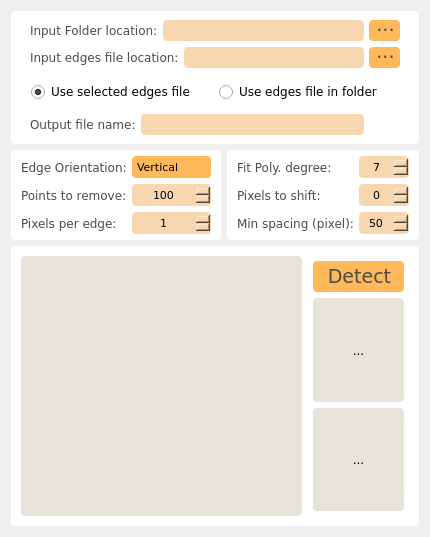
     <widget class="QWidget" name="OpenDEPpopulation_tab">
      <attribute name="title">
       <string>OpenDEP population</string>
      </attribute>
      <layout class="QVBoxLayout" name="verticalLayout_17" stretch="2,2,4">
       <item>
        <widget class="QFrame" name="verticalFrame_3">
         <property name="styleSheet">
          <string notr="true">background-color: rgb(255, 255, 255);
border-radius: 4px;</string>
         </property>
         <layout class="QVBoxLayout" name="verticalLayout_14">
          <item>
           <layout class="QHBoxLayout" name="horizontalLayout_20">
            <property name="spacing">
             <number>5</number>
            </property>
            <property name="leftMargin">
             <number>10</number>
            </property>
            <property name="rightMargin">
             <number>10</number>
            </property>
            <item>
             <widget class="QLabel" name="label_87">
              <property name="font">
               <font>
                <family>Verdana</family>
                <pointsize>9</pointsize>
                <weight>50</weight>
                <italic>false</italic>
                <bold>false</bold>
               </font>
              </property>
              <property name="styleSheet">
               <string notr="true">color: rgb(75, 75, 75);</string>
              </property>
              <property name="text">
               <string>Input Folder location:</string>
              </property>
             </widget>
            </item>
            <item>
             <widget class="QLineEdit" name="qtvar_convertImages_inputFolder">
              <property name="enabled">
               <bool>true</bool>
              </property>
              <property name="minimumSize">
               <size>
                <width>0</width>
                <height>21</height>
               </size>
              </property>
              <property name="styleSheet">
               <string notr="true">border-radius: 4px;
padding-left: 10px;
background-color: rgb(248,214,176);
</string>
              </property>
              <property name="text">
               <string/>
              </property>
             </widget>
            </item>
            <item>
             <widget class="QPushButton" name="qtvar_convertImages_inputFolderButton">
              <property name="enabled">
               <bool>true</bool>
              </property>
              <property name="minimumSize">
               <size>
                <width>31</width>
                <height>21</height>
               </size>
              </property>
              <property name="font">
               <font>
                <family>Verdana</family>
                <pointsize>14</pointsize>
               </font>
              </property>
              <property name="styleSheet">
               <string notr="true">QPushButton {
	border-radius: 4px;
	background-color: rgb(255, 184, 90);
	padding-left: 2px;
	color: rgb(75, 75, 75);
}
QPushButton:hover{
	background-color: rgb(248,214,176);	
}
QPushButton:pressed{
	background-color: rgb(179, 197, 192);
}</string>
              </property>
              <property name="text">
               <string>···</string>
              </property>
             </widget>
            </item>
           </layout>
          </item>
          <item>
           <layout class="QHBoxLayout" name="horizontalLayout_21">
            <property name="spacing">
             <number>5</number>
            </property>
            <property name="leftMargin">
             <number>10</number>
            </property>
            <property name="rightMargin">
             <number>10</number>
            </property>
            <item>
             <widget class="QLabel" name="label_113">
              <property name="font">
               <font>
                <family>Verdana</family>
                <pointsize>9</pointsize>
                <weight>50</weight>
                <italic>false</italic>
                <bold>false</bold>
               </font>
              </property>
              <property name="styleSheet">
               <string notr="true">color: rgb(75, 75, 75);</string>
              </property>
              <property name="text">
               <string>Input edges file location:</string>
              </property>
             </widget>
            </item>
            <item>
             <widget class="QLineEdit" name="qtvar_convertImages_inputEdgesFile">
              <property name="enabled">
               <bool>true</bool>
              </property>
              <property name="minimumSize">
               <size>
                <width>0</width>
                <height>21</height>
               </size>
              </property>
              <property name="styleSheet">
               <string notr="true">border-radius: 4px;
padding-left: 10px;
background-color: rgb(248,214,176);
</string>
              </property>
              <property name="text">
               <string/>
              </property>
             </widget>
            </item>
            <item>
             <widget class="QPushButton" name="qtvar_convertImages_inputEdgesButton">
              <property name="enabled">
               <bool>true</bool>
              </property>
              <property name="minimumSize">
               <size>
                <width>31</width>
                <height>21</height>
               </size>
              </property>
              <property name="font">
               <font>
                <family>Verdana</family>
                <pointsize>14</pointsize>
               </font>
              </property>
              <property name="styleSheet">
               <string notr="true">QPushButton {
	border-radius: 4px;
	background-color: rgb(255, 184, 90);
	padding-left: 2px;
	color: rgb(75, 75, 75);
}
QPushButton:hover{
	background-color: rgb(248,214,176);	
}
QPushButton:pressed{
	background-color: rgb(179, 197, 192);
}</string>
              </property>
              <property name="text">
               <string>···</string>
              </property>
             </widget>
            </item>
           </layout>
          </item>
          <item>
           <widget class="QFrame" name="horizontalFrame_14">
            <layout class="QHBoxLayout" name="horizontalLayout_22">
             <property name="spacing">
              <number>5</number>
             </property>
             <property name="leftMargin">
              <number>10</number>
             </property>
             <property name="rightMargin">
              <number>10</number>
             </property>
             <item>
              <widget class="QRadioButton" name="qtvar_convertImages_edgesRadio_selected">
               <property name="font">
                <font>
                 <family>Verdana</family>
                 <pointsize>9</pointsize>
                 <weight>50</weight>
                 <bold>false</bold>
                </font>
               </property>
               <property name="styleSheet">
                <string notr="true">QRadioButton::indicator
{
width: 15px;
height: 15px;

}

QRadioButton::indicator::unchecked
{
	image: url(:/ui/resources/radiobutton/radiobutton_unchecked.png);
}

QRadioButton::indicator:unchecked:hover
{
    image: url(:/ui//resources/radiobutton/radiobutton_unchecked_hover.png);
}

QRadioButton::indicator:unchecked:pressed
{
    image: url(:/ui//resources/radiobutton/radiobutton_unchecked_pressed.png);
}

QRadioButton::indicator::checked 
{
    image: url(:/ui//resources/radiobutton/radiobutton_checked.png);
}

QRadioButton::indicator:checked:hover 
{
    image: url(:/ui//resources/radiobutton/radiobutton_checked_hover.png);
}

QRadioButton::indicator:checked:pressed 
{
    image: url(:/ui//resources/radiobutton/radiobutton_checked_pressed.png);
}</string>
               </property>
               <property name="text">
                <string>Use selected edges file</string>
               </property>
               <property name="checked">
                <bool>true</bool>
               </property>
              </widget>
             </item>
             <item>
              <widget class="QRadioButton" name="qtvar_convertImages_edgesRadio_inFolder">
               <property name="font">
                <font>
                 <family>Verdana</family>
                 <pointsize>9</pointsize>
                 <weight>50</weight>
                 <bold>false</bold>
                </font>
               </property>
               <property name="styleSheet">
                <string notr="true">QRadioButton::indicator
{
width: 15px;
height: 15px;

}

QRadioButton::indicator::unchecked
{
	image: url(:/ui/resources/radiobutton/radiobutton_unchecked.png);
}

QRadioButton::indicator:unchecked:hover
{
    image: url(:/ui//resources/radiobutton/radiobutton_unchecked_hover.png);
}

QRadioButton::indicator:unchecked:pressed
{
    image: url(:/ui//resources/radiobutton/radiobutton_unchecked_pressed.png);
}

QRadioButton::indicator::checked 
{
    image: url(:/ui//resources/radiobutton/radiobutton_checked.png);
}

QRadioButton::indicator:checked:hover 
{
    image: url(:/ui//resources/radiobutton/radiobutton_checked_hover.png);
}

QRadioButton::indicator:checked:pressed 
{
    image: url(:/ui//resources/radiobutton/radiobutton_checked_pressed.png);
}</string>
               </property>
               <property name="text">
                <string>Use edges file in folder </string>
               </property>
              </widget>
             </item>
            </layout>
           </widget>
          </item>
          <item>
           <layout class="QHBoxLayout" name="horizontalLayout_23">
            <property name="spacing">
             <number>5</number>
            </property>
            <property name="leftMargin">
             <number>10</number>
            </property>
            <property name="rightMargin">
             <number>46</number>
            </property>
            <item>
             <widget class="QLabel" name="label_92">
              <property name="font">
               <font>
                <family>Verdana</family>
                <pointsize>9</pointsize>
                <weight>50</weight>
                <italic>false</italic>
                <bold>false</bold>
               </font>
              </property>
              <property name="styleSheet">
               <string notr="true">color: rgb(75, 75, 75);</string>
              </property>
              <property name="text">
               <string>Output file name:</string>
              </property>
             </widget>
            </item>
            <item>
             <widget class="QLineEdit" name="qtvar_convertImages_filename">
              <property name="enabled">
               <bool>true</bool>
              </property>
              <property name="minimumSize">
               <size>
                <width>0</width>
                <height>21</height>
               </size>
              </property>
              <property name="styleSheet">
               <string notr="true">border-radius: 4px;
padding-left: 10px;
background-color: rgb(248,214,176);
</string>
              </property>
              <property name="text">
               <string/>
              </property>
             </widget>
            </item>
           </layout>
          </item>
         </layout>
        </widget>
       </item>
       <item>
        <layout class="QHBoxLayout" name="horizontalLayout_24" stretch="1,1">
         <item>
          <widget class="QFrame" name="gridFrame">
           <property name="styleSheet">
            <string notr="true">background-color: rgb(255, 255, 255);
border-radius: 4px;</string>
           </property>
           <layout class="QGridLayout" name="gridLayout_2" columnstretch="2,1">
            <property name="leftMargin">
             <number>10</number>
            </property>
            <property name="topMargin">
             <number>5</number>
            </property>
            <property name="rightMargin">
             <number>10</number>
            </property>
            <property name="bottomMargin">
             <number>5</number>
            </property>
            <property name="spacing">
             <number>5</number>
            </property>
            <item row="0" column="0">
             <widget class="QLabel" name="label_89">
              <property name="font">
               <font>
                <family>Verdana</family>
                <pointsize>9</pointsize>
                <weight>50</weight>
                <italic>false</italic>
                <bold>false</bold>
               </font>
              </property>
              <property name="styleSheet">
               <string notr="true">color: rgb(75, 75, 75);</string>
              </property>
              <property name="text">
               <string>Edge Orientation:</string>
              </property>
             </widget>
            </item>
            <item row="1" column="0">
             <widget class="QLabel" name="label_88">
              <property name="font">
               <font>
                <family>Verdana</family>
                <pointsize>9</pointsize>
                <weight>50</weight>
                <italic>false</italic>
                <bold>false</bold>
               </font>
              </property>
              <property name="styleSheet">
               <string notr="true">color: rgb(75, 75, 75);</string>
              </property>
              <property name="text">
               <string>Points to remove:</string>
              </property>
             </widget>
            </item>
            <item row="1" column="1">
             <widget class="QSpinBox" name="qtvar_convertImages_pointstoremove">
              <property name="minimumSize">
               <size>
                <width>0</width>
                <height>22</height>
               </size>
              </property>
              <property name="font">
               <font>
                <family>Verdana</family>
                <pointsize>8</pointsize>
                <weight>50</weight>
                <bold>false</bold>
               </font>
              </property>
              <property name="styleSheet">
               <string notr="true">QSpinBox {
background-color: rgb(248, 214, 176);
border-radius: 4px;
padding: 0px 2px 0px 2px;
border-width: 3;
}

QSpinBox:hover {
background-color: rgb(255, 184, 90);
}

QSpinBox:selected {
background-color: rgb(255, 184, 90);
}

QSpinBox::up-button {
subcontrol-origin: border;
subcontrol-position: right;
image: url(:/ui/resources/spinbox/spinbox_hover_right.png);
 }

QSpinBox::down-button {
subcontrol-origin: border;
subcontrol-position: left;
image: url(:/ui/resources/spinbox/spinbox_hover_left.png);
 }

QSpinBox::up-button:hover {
image: url(:/ui/resources/spinbox/spinbox_right.png);
 }

QSpinBox::down-button:hover {
image: url(:/ui/resources/spinbox/spinbox_left.png);	
 }

QSpinBox::up-button:pressed {
image: url(:/ui/resources/spinbox/spinbox_pressed_right.png);
}

QSpinBox::down-button:pressed {
image: url(:/ui/resources/spinbox/spinbox_pressed_left.png);
 }</string>
              </property>
              <property name="alignment">
               <set>Qt::AlignCenter</set>
              </property>
              <property name="maximum">
               <number>500</number>
              </property>
              <property name="value">
               <number>100</number>
              </property>
             </widget>
            </item>
            <item row="0" column="1">
             <widget class="QComboBox" name="qtvar_convertImages_orientation">
              <property name="minimumSize">
               <size>
                <width>0</width>
                <height>22</height>
               </size>
              </property>
              <property name="font">
               <font>
                <family>Verdana</family>
                <pointsize>8</pointsize>
               </font>
              </property>
              <property name="styleSheet">
               <string notr="true">QComboBox
{
border-radius: 4px;
padding-left: 5px;
background-color: rgb(255, 184, 90);
}

QComboBox:hover
{
background-color: rgb(248,214,176);
}

QComboBox::drop-down{
background-color: transparent;
border-radius: 4px;
}

QComboBox::drop-down:hover{
background-color: transparent;
}

QComboBox::down-arrow
{
image: url(:/ui/resources/dropdown/dropdown_arrow.png);
margin-right: 5px;
}

QComboBox QListView {
background-color: rgb(255, 184, 90);
padding:4px;
}

QComboBox QListView::item {
padding:15px;
}

</string>
              </property>
              <property name="editable">
               <bool>false</bool>
              </property>
              <property name="frame">
               <bool>true</bool>
              </property>
              <item>
               <property name="text">
                <string>Vertical</string>
               </property>
              </item>
              <item>
               <property name="text">
                <string>Horizontal</string>
               </property>
              </item>
             </widget>
            </item>
            <item row="2" column="0">
             <widget class="QLabel" name="label_90">
              <property name="font">
               <font>
                <family>Verdana</family>
                <pointsize>9</pointsize>
                <weight>50</weight>
                <italic>false</italic>
                <bold>false</bold>
               </font>
              </property>
              <property name="styleSheet">
               <string notr="true">color: rgb(75, 75, 75);</string>
              </property>
              <property name="text">
               <string>Pixels per edge:</string>
              </property>
             </widget>
            </item>
            <item row="2" column="1">
             <widget class="QSpinBox" name="qtvar_convertImages_pixelsperedge">
              <property name="minimumSize">
               <size>
                <width>0</width>
                <height>22</height>
               </size>
              </property>
              <property name="font">
               <font>
                <family>Verdana</family>
                <pointsize>8</pointsize>
               </font>
              </property>
              <property name="styleSheet">
               <string notr="true">QSpinBox {
background-color: rgb(248, 214, 176);
border-radius: 4px;
padding: 0px 2px 0px 2px;
border-width: 3;
}

QSpinBox:hover {
background-color: rgb(255, 184, 90);
}

QSpinBox:selected {
background-color: rgb(255, 184, 90);
}

QSpinBox::up-button {
subcontrol-origin: border;
subcontrol-position: right;
image: url(:/ui/resources/spinbox/spinbox_hover_right.png);
 }

QSpinBox::down-button {
subcontrol-origin: border;
subcontrol-position: left;
image: url(:/ui/resources/spinbox/spinbox_hover_left.png);
 }

QSpinBox::up-button:hover {
image: url(:/ui/resources/spinbox/spinbox_right.png);
 }

QSpinBox::down-button:hover {
image: url(:/ui/resources/spinbox/spinbox_left.png);	
 }

QSpinBox::up-button:pressed {
image: url(:/ui/resources/spinbox/spinbox_pressed_right.png);
}

QSpinBox::down-button:pressed {
image: url(:/ui/resources/spinbox/spinbox_pressed_left.png);
 }</string>
              </property>
              <property name="alignment">
               <set>Qt::AlignCenter</set>
              </property>
              <property name="maximum">
               <number>100</number>
              </property>
              <property name="value">
               <number>1</number>
              </property>
             </widget>
            </item>
           </layout>
          </widget>
         </item>
         <item>
          <widget class="QFrame" name="gridFrame_2">
           <property name="styleSheet">
            <string notr="true">background-color: rgb(255, 255, 255);
border-radius: 4px;</string>
           </property>
           <layout class="QGridLayout" name="gridLayout_3" columnstretch="0,0">
            <property name="leftMargin">
             <number>10</number>
            </property>
            <property name="topMargin">
             <number>5</number>
            </property>
            <property name="rightMargin">
             <number>10</number>
            </property>
            <property name="bottomMargin">
             <number>5</number>
            </property>
            <property name="spacing">
             <number>5</number>
            </property>
            <item row="0" column="0">
             <widget class="QLabel" name="label_91">
              <property name="font">
               <font>
                <family>Verdana</family>
                <pointsize>9</pointsize>
                <weight>50</weight>
                <italic>false</italic>
                <bold>false</bold>
               </font>
              </property>
              <property name="styleSheet">
               <string notr="true">color: rgb(75, 75, 75);</string>
              </property>
              <property name="text">
               <string>Fit Poly. degree:</string>
              </property>
             </widget>
            </item>
            <item row="0" column="1">
             <widget class="QSpinBox" name="qtvar_convertImages_polydegree">
              <property name="minimumSize">
               <size>
                <width>0</width>
                <height>22</height>
               </size>
              </property>
              <property name="font">
               <font>
                <family>Verdana</family>
                <pointsize>8</pointsize>
               </font>
              </property>
              <property name="styleSheet">
               <string notr="true">QSpinBox {
background-color: rgb(248, 214, 176);
border-radius: 4px;
padding: 0px 2px 0px 2px;
border-width: 3;
}

QSpinBox:hover {
background-color: rgb(255, 184, 90);
}

QSpinBox:selected {
background-color: rgb(255, 184, 90);
}

QSpinBox::up-button {
subcontrol-origin: border;
subcontrol-position: right;
image: url(:/ui/resources/spinbox/spinbox_hover_right.png);
 }

QSpinBox::down-button {
subcontrol-origin: border;
subcontrol-position: left;
image: url(:/ui/resources/spinbox/spinbox_hover_left.png);
 }

QSpinBox::up-button:hover {
image: url(:/ui/resources/spinbox/spinbox_right.png);
 }

QSpinBox::down-button:hover {
image: url(:/ui/resources/spinbox/spinbox_left.png);	
 }

QSpinBox::up-button:pressed {
image: url(:/ui/resources/spinbox/spinbox_pressed_right.png);
}

QSpinBox::down-button:pressed {
image: url(:/ui/resources/spinbox/spinbox_pressed_left.png);
 }</string>
              </property>
              <property name="alignment">
               <set>Qt::AlignCenter</set>
              </property>
              <property name="minimum">
               <number>3</number>
              </property>
              <property name="maximum">
               <number>10</number>
              </property>
              <property name="value">
               <number>7</number>
              </property>
             </widget>
            </item>
            <item row="1" column="0">
             <widget class="QLabel" name="label_93">
              <property name="font">
               <font>
                <family>Verdana</family>
                <pointsize>9</pointsize>
                <weight>50</weight>
                <italic>false</italic>
                <bold>false</bold>
               </font>
              </property>
              <property name="styleSheet">
               <string notr="true">color: rgb(75, 75, 75);</string>
              </property>
              <property name="text">
               <string>Pixels to shift:</string>
              </property>
             </widget>
            </item>
            <item row="1" column="1">
             <widget class="QSpinBox" name="qtvar_convertImages_pixelstoshift">
              <property name="minimumSize">
               <size>
                <width>0</width>
                <height>22</height>
               </size>
              </property>
              <property name="font">
               <font>
                <family>Verdana</family>
                <pointsize>8</pointsize>
               </font>
              </property>
              <property name="layoutDirection">
               <enum>Qt::LeftToRight</enum>
              </property>
              <property name="styleSheet">
               <string notr="true">QSpinBox {
background-color: rgb(248, 214, 176);
border-radius: 4px;
padding: 0px 2px 0px 2px;
border-width: 3;
}

QSpinBox:hover {
background-color: rgb(255, 184, 90);
}

QSpinBox:selected {
background-color: rgb(255, 184, 90);
}

QSpinBox::up-button {
subcontrol-origin: border;
subcontrol-position: right;
image: url(:/ui/resources/spinbox/spinbox_hover_right.png);
 }

QSpinBox::down-button {
subcontrol-origin: border;
subcontrol-position: left;
image: url(:/ui/resources/spinbox/spinbox_hover_left.png);
 }

QSpinBox::up-button:hover {
image: url(:/ui/resources/spinbox/spinbox_right.png);
 }

QSpinBox::down-button:hover {
image: url(:/ui/resources/spinbox/spinbox_left.png);	
 }

QSpinBox::up-button:pressed {
image: url(:/ui/resources/spinbox/spinbox_pressed_right.png);
}

QSpinBox::down-button:pressed {
image: url(:/ui/resources/spinbox/spinbox_pressed_left.png);
 }</string>
              </property>
              <property name="alignment">
               <set>Qt::AlignCenter</set>
              </property>
              <property name="minimum">
               <number>-200</number>
              </property>
              <property name="maximum">
               <number>200</number>
              </property>
              <property name="value">
               <number>0</number>
              </property>
             </widget>
            </item>
            <item row="2" column="0">
             <widget class="QLabel" name="label_104">
              <property name="font">
               <font>
                <family>Verdana</family>
                <pointsize>9</pointsize>
                <weight>50</weight>
                <italic>false</italic>
                <bold>false</bold>
               </font>
              </property>
              <property name="styleSheet">
               <string notr="true">color: rgb(75, 75, 75);</string>
              </property>
              <property name="text">
               <string>Min spacing (pixel):</string>
              </property>
             </widget>
            </item>
            <item row="2" column="1">
             <widget class="QSpinBox" name="qtvar_convertImages_minedgespacing">
              <property name="minimumSize">
               <size>
                <width>0</width>
                <height>22</height>
               </size>
              </property>
              <property name="font">
               <font>
                <family>Verdana</family>
                <pointsize>8</pointsize>
               </font>
              </property>
              <property name="layoutDirection">
               <enum>Qt::LeftToRight</enum>
              </property>
              <property name="styleSheet">
               <string notr="true">QSpinBox {
background-color: rgb(248, 214, 176);
border-radius: 4px;
padding: 0px 2px 0px 2px;
border-width: 3;
}

QSpinBox:hover {
background-color: rgb(255, 184, 90);
}

QSpinBox:selected {
background-color: rgb(255, 184, 90);
}

QSpinBox::up-button {
subcontrol-origin: border;
subcontrol-position: right;
image: url(:/ui/resources/spinbox/spinbox_hover_right.png);
 }

QSpinBox::down-button {
subcontrol-origin: border;
subcontrol-position: left;
image: url(:/ui/resources/spinbox/spinbox_hover_left.png);
 }

QSpinBox::up-button:hover {
image: url(:/ui/resources/spinbox/spinbox_right.png);
 }

QSpinBox::down-button:hover {
image: url(:/ui/resources/spinbox/spinbox_left.png);	
 }

QSpinBox::up-button:pressed {
image: url(:/ui/resources/spinbox/spinbox_pressed_right.png);
}

QSpinBox::down-button:pressed {
image: url(:/ui/resources/spinbox/spinbox_pressed_left.png);
 }</string>
              </property>
              <property name="alignment">
               <set>Qt::AlignCenter</set>
              </property>
              <property name="minimum">
               <number>-500</number>
              </property>
              <property name="maximum">
               <number>500</number>
              </property>
              <property name="value">
               <number>50</number>
              </property>
             </widget>
            </item>
           </layout>
          </widget>
         </item>
        </layout>
       </item>
       <item>
        <widget class="QFrame" name="horizontalFrame_17">
         <property name="styleSheet">
          <string notr="true">background-color: rgb(255, 255, 255);
border-radius: 4px;</string>
         </property>
         <layout class="QHBoxLayout" name="horizontalLayout_25" stretch="3,1">
          <property name="leftMargin">
           <number>10</number>
          </property>
          <property name="topMargin">
           <number>10</number>
          </property>
          <property name="rightMargin">
           <number>10</number>
          </property>
          <property name="bottomMargin">
           <number>10</number>
          </property>
          <item>
           <widget class="QFrame" name="gridFrame">
            <property name="styleSheet">
             <string notr="true">background-color: rgb(232, 227, 218);
border-radius: 4px;</string>
            </property>
            <layout class="QGridLayout" name="gridLayout_4">
             <property name="leftMargin">
              <number>5</number>
             </property>
             <property name="topMargin">
              <number>5</number>
             </property>
             <property name="rightMargin">
              <number>5</number>
             </property>
             <property name="bottomMargin">
              <number>5</number>
             </property>
             <property name="spacing">
              <number>5</number>
             </property>
             <item row="0" column="0">
              <widget class="GraphWidget_convert_edges" name="GraphWidget_convert_edges" native="true">
               <property name="minimumSize">
                <size>
                 <width>200</width>
                 <height>250</height>
                </size>
               </property>
               <property name="styleSheet">
                <string notr="true"/>
               </property>
              </widget>
             </item>
            </layout>
           </widget>
          </item>
          <item>
           <layout class="QVBoxLayout" name="verticalLayout_15">
            <property name="leftMargin">
             <number>5</number>
            </property>
            <property name="topMargin">
             <number>5</number>
            </property>
            <property name="rightMargin">
             <number>5</number>
            </property>
            <property name="bottomMargin">
             <number>5</number>
            </property>
            <item>
             <widget class="QPushButton" name="qtvar_convertImages_testButton">
              <property name="minimumSize">
               <size>
                <width>91</width>
                <height>31</height>
               </size>
              </property>
              <property name="font">
               <font>
                <family>Verdana</family>
                <pointsize>14</pointsize>
                <weight>50</weight>
                <bold>false</bold>
               </font>
              </property>
              <property name="styleSheet">
               <string notr="true">QPushButton {
	border-radius: 4px;
	background-color: rgb(255, 184, 90);
	padding-left: 2px;
	color: rgb(75, 75, 75);
}
QPushButton:hover{
	background-color: rgb(248,214,176);	
}
QPushButton:pressed{
	background-color: rgb(179, 197, 192);
}</string>
              </property>
              <property name="text">
               <string>Detect</string>
              </property>
             </widget>
            </item>
            <item>
             <widget class="QLabel" name="qtvar_convertImages_noEdgesLabel">
              <property name="sizePolicy">
               <sizepolicy hsizetype="Minimum" vsizetype="Preferred">
                <horstretch>0</horstretch>
                <verstretch>0</verstretch>
               </sizepolicy>
              </property>
              <property name="minimumSize">
               <size>
                <width>91</width>
                <height>0</height>
               </size>
              </property>
              <property name="font">
               <font>
                <family>Verdana</family>
                <pointsize>9</pointsize>
                <weight>50</weight>
                <bold>false</bold>
               </font>
              </property>
              <property name="styleSheet">
               <string notr="true">background-color: rgb(232, 227, 218);
brder-radius: 4px;</string>
              </property>
              <property name="text">
               <string>...</string>
              </property>
              <property name="alignment">
               <set>Qt::AlignCenter</set>
              </property>
              <property name="margin">
               <number>5</number>
              </property>
             </widget>
            </item>
            <item>
             <widget class="QLabel" name="qtvar_convertImages_avgSpacingEdge">
              <property name="sizePolicy">
               <sizepolicy hsizetype="Minimum" vsizetype="Preferred">
                <horstretch>0</horstretch>
                <verstretch>0</verstretch>
               </sizepolicy>
              </property>
              <property name="minimumSize">
               <size>
                <width>91</width>
                <height>0</height>
               </size>
              </property>
              <property name="font">
               <font>
                <family>Verdana</family>
                <pointsize>9</pointsize>
                <weight>50</weight>
                <bold>false</bold>
               </font>
              </property>
              <property name="styleSheet">
               <string notr="true">background-color: rgb(232, 227, 218);
border-radius: 4px;</string>
              </property>
              <property name="text">
               <string>...</string>
              </property>
              <property name="alignment">
               <set>Qt::AlignCenter</set>
              </property>
              <property name="margin">
               <number>5</number>
              </property>
             </widget>
            </item>
           </layout>
          </item>
         </layout>
        </widget>
       </item>
      </layout>
     </widget>
